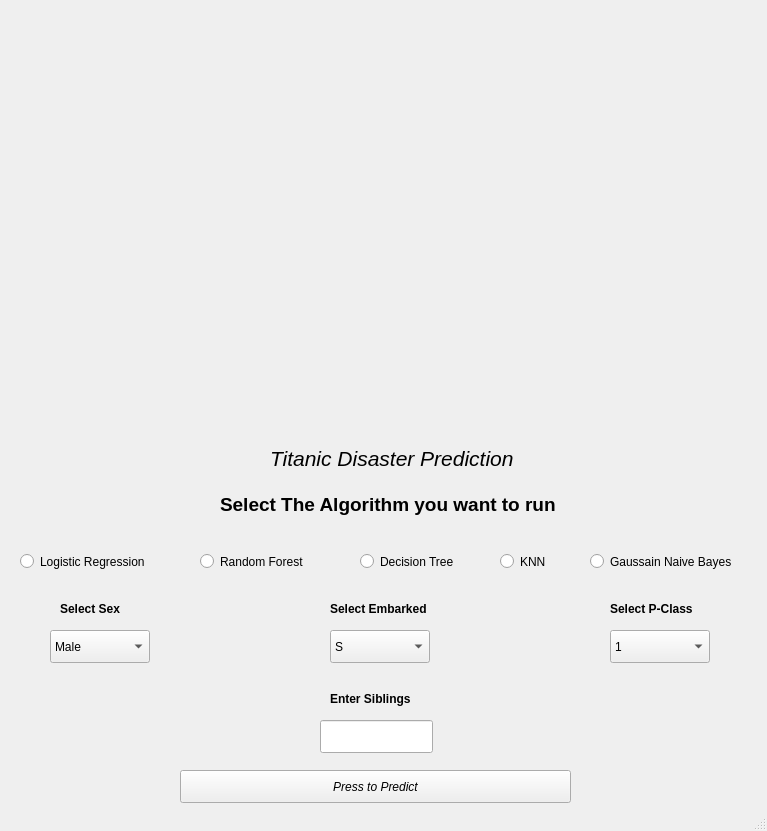
<?xml version="1.0" encoding="UTF-8"?>
<ui version="4.0">
 <class>MainWindow</class>
 <widget class="QMainWindow" name="MainWindow">
  <property name="geometry">
   <rect>
    <x>0</x>
    <y>0</y>
    <width>767</width>
    <height>831</height>
   </rect>
  </property>
  <property name="windowTitle">
   <string>MainWindow</string>
  </property>
  <widget class="QWidget" name="centralwidget">
   <widget class="QLabel" name="img_label">
    <property name="geometry">
     <rect>
      <x>0</x>
      <y>0</y>
      <width>951</width>
      <height>441</height>
     </rect>
    </property>
    <property name="text">
     <string/>
    </property>
    <property name="pixmap">
     <pixmap>titanic.jpg</pixmap>
    </property>
   </widget>
   <widget class="QLabel" name="header_label">
    <property name="geometry">
     <rect>
      <x>270</x>
      <y>450</y>
      <width>261</width>
      <height>17</height>
     </rect>
    </property>
    <property name="baseSize">
     <size>
      <width>0</width>
      <height>0</height>
     </size>
    </property>
    <property name="font">
     <font>
      <pointsize>16</pointsize>
      <italic>true</italic>
     </font>
    </property>
    <property name="text">
     <string>Titanic Disaster Prediction</string>
    </property>
   </widget>
   <widget class="QRadioButton" name="regression">
    <property name="geometry">
     <rect>
      <x>20</x>
      <y>550</y>
      <width>151</width>
      <height>23</height>
     </rect>
    </property>
    <property name="text">
     <string>Logistic Regression</string>
    </property>
   </widget>
   <widget class="QRadioButton" name="random_forest">
    <property name="geometry">
     <rect>
      <x>200</x>
      <y>550</y>
      <width>121</width>
      <height>23</height>
     </rect>
    </property>
    <property name="text">
     <string>Random Forest</string>
    </property>
   </widget>
   <widget class="QRadioButton" name="decision_tree">
    <property name="geometry">
     <rect>
      <x>360</x>
      <y>550</y>
      <width>111</width>
      <height>23</height>
     </rect>
    </property>
    <property name="text">
     <string>Decision Tree</string>
    </property>
   </widget>
   <widget class="QRadioButton" name="knn">
    <property name="geometry">
     <rect>
      <x>500</x>
      <y>550</y>
      <width>81</width>
      <height>23</height>
     </rect>
    </property>
    <property name="text">
     <string>KNN</string>
    </property>
   </widget>
   <widget class="QRadioButton" name="gnb">
    <property name="geometry">
     <rect>
      <x>590</x>
      <y>550</y>
      <width>171</width>
      <height>23</height>
     </rect>
    </property>
    <property name="text">
     <string>Gaussain Naive Bayes</string>
    </property>
   </widget>
   <widget class="QLabel" name="select_algo">
    <property name="geometry">
     <rect>
      <x>220</x>
      <y>489</y>
      <width>351</width>
      <height>31</height>
     </rect>
    </property>
    <property name="font">
     <font>
      <pointsize>14</pointsize>
      <weight>75</weight>
      <bold>true</bold>
     </font>
    </property>
    <property name="text">
     <string>Select The Algorithm you want to run</string>
    </property>
   </widget>
   <widget class="QComboBox" name="comboBox">
    <property name="geometry">
     <rect>
      <x>50</x>
      <y>630</y>
      <width>100</width>
      <height>33</height>
     </rect>
    </property>
    <item>
     <property name="text">
      <string>Male</string>
     </property>
    </item>
    <item>
     <property name="text">
      <string>Female</string>
     </property>
    </item>
   </widget>
   <widget class="QComboBox" name="comboBox_2">
    <property name="geometry">
     <rect>
      <x>330</x>
      <y>630</y>
      <width>100</width>
      <height>33</height>
     </rect>
    </property>
    <item>
     <property name="text">
      <string>S</string>
     </property>
    </item>
    <item>
     <property name="text">
      <string>C</string>
     </property>
    </item>
    <item>
     <property name="text">
      <string>Q</string>
     </property>
    </item>
   </widget>
   <widget class="QComboBox" name="comboBox_3">
    <property name="geometry">
     <rect>
      <x>610</x>
      <y>630</y>
      <width>100</width>
      <height>33</height>
     </rect>
    </property>
    <item>
     <property name="text">
      <string>1</string>
     </property>
    </item>
    <item>
     <property name="text">
      <string>2</string>
     </property>
    </item>
    <item>
     <property name="text">
      <string>3</string>
     </property>
    </item>
   </widget>
   <widget class="QLabel" name="sex_label">
    <property name="geometry">
     <rect>
      <x>60</x>
      <y>600</y>
      <width>71</width>
      <height>17</height>
     </rect>
    </property>
    <property name="font">
     <font>
      <weight>75</weight>
      <bold>true</bold>
     </font>
    </property>
    <property name="text">
     <string>Select Sex</string>
    </property>
   </widget>
   <widget class="QLabel" name="embark_label">
    <property name="geometry">
     <rect>
      <x>330</x>
      <y>600</y>
      <width>111</width>
      <height>17</height>
     </rect>
    </property>
    <property name="font">
     <font>
      <weight>75</weight>
      <bold>true</bold>
     </font>
    </property>
    <property name="text">
     <string>Select Embarked</string>
    </property>
   </widget>
   <widget class="QLabel" name="p_class_label">
    <property name="geometry">
     <rect>
      <x>610</x>
      <y>600</y>
      <width>91</width>
      <height>17</height>
     </rect>
    </property>
    <property name="font">
     <font>
      <weight>75</weight>
      <bold>true</bold>
     </font>
    </property>
    <property name="text">
     <string>Select P-Class</string>
    </property>
   </widget>
   <widget class="QLineEdit" name="lineEdit">
    <property name="geometry">
     <rect>
      <x>320</x>
      <y>720</y>
      <width>113</width>
      <height>33</height>
     </rect>
    </property>
    <property name="text">
     <string/>
    </property>
   </widget>
   <widget class="QLabel" name="sibling_label">
    <property name="geometry">
     <rect>
      <x>330</x>
      <y>690</y>
      <width>81</width>
      <height>17</height>
     </rect>
    </property>
    <property name="font">
     <font>
      <weight>75</weight>
      <bold>true</bold>
     </font>
    </property>
    <property name="text">
     <string>Enter Siblings</string>
    </property>
   </widget>
   <widget class="QPushButton" name="predict_btn">
    <property name="geometry">
     <rect>
      <x>180</x>
      <y>770</y>
      <width>391</width>
      <height>33</height>
     </rect>
    </property>
    <property name="font">
     <font>
      <weight>50</weight>
      <italic>true</italic>
      <bold>false</bold>
      <strikeout>false</strikeout>
     </font>
    </property>
    <property name="text">
     <string>Press to Predict</string>
    </property>
   </widget>
  </widget>
  <widget class="QStatusBar" name="statusbar"/>
 </widget>
 <resources/>
 <connections/>
</ui>
